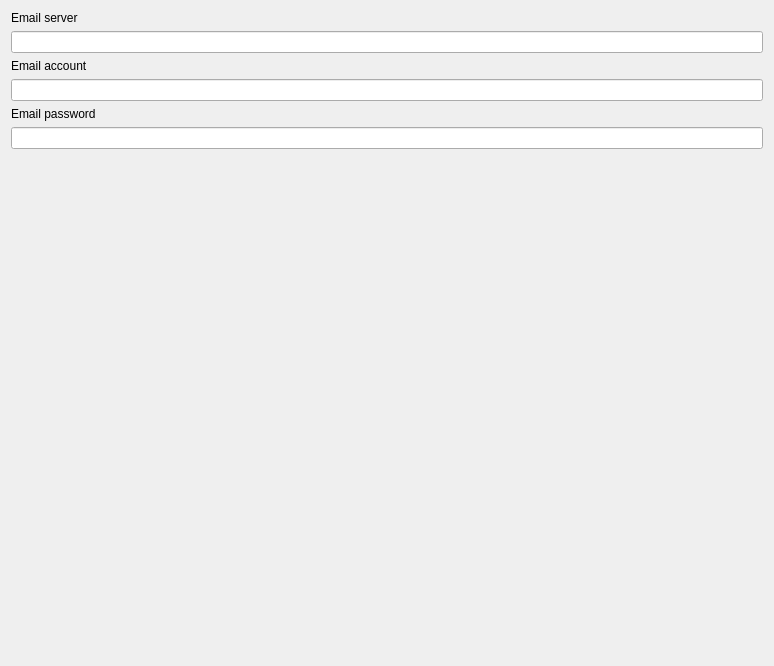
            <widget class="QWidget" name="scrollAreaWidgetContents_5">
             <property name="geometry">
              <rect>
               <x>0</x>
               <y>0</y>
               <width>774</width>
               <height>666</height>
              </rect>
             </property>
             <layout class="QGridLayout" name="gridLayout_10">
              <item row="2" column="0">
               <layout class="QVBoxLayout" name="verticalLayout_30">
                <item>
                 <widget class="QLabel" name="label_58">
                  <property name="text">
                   <string>Email password</string>
                  </property>
                 </widget>
                </item>
                <item>
                 <widget class="QLineEdit" name="emailpasswLine"/>
                </item>
               </layout>
              </item>
              <item row="1" column="0">
               <layout class="QVBoxLayout" name="verticalLayout_29">
                <item>
                 <widget class="QLabel" name="label_55">
                  <property name="text">
                   <string>Email account</string>
                  </property>
                 </widget>
                </item>
                <item>
                 <widget class="QLineEdit" name="emailAccountLine"/>
                </item>
               </layout>
              </item>
              <item row="0" column="0">
               <layout class="QVBoxLayout" name="verticalLayout_28">
                <item>
                 <widget class="QLabel" name="emailServerLabel">
                  <property name="text">
                   <string>Email server</string>
                  </property>
                 </widget>
                </item>
                <item>
                 <widget class="QLineEdit" name="emailServerLine"/>
                </item>
               </layout>
              </item>
              <item row="3" column="0">
               <spacer name="verticalSpacer_6">
                <property name="orientation">
                 <enum>Qt::Vertical</enum>
                </property>
                <property name="sizeHint" stdset="0">
                 <size>
                  <width>20</width>
                  <height>40</height>
                 </size>
                </property>
               </spacer>
              </item>
             </layout>
            </widget>
